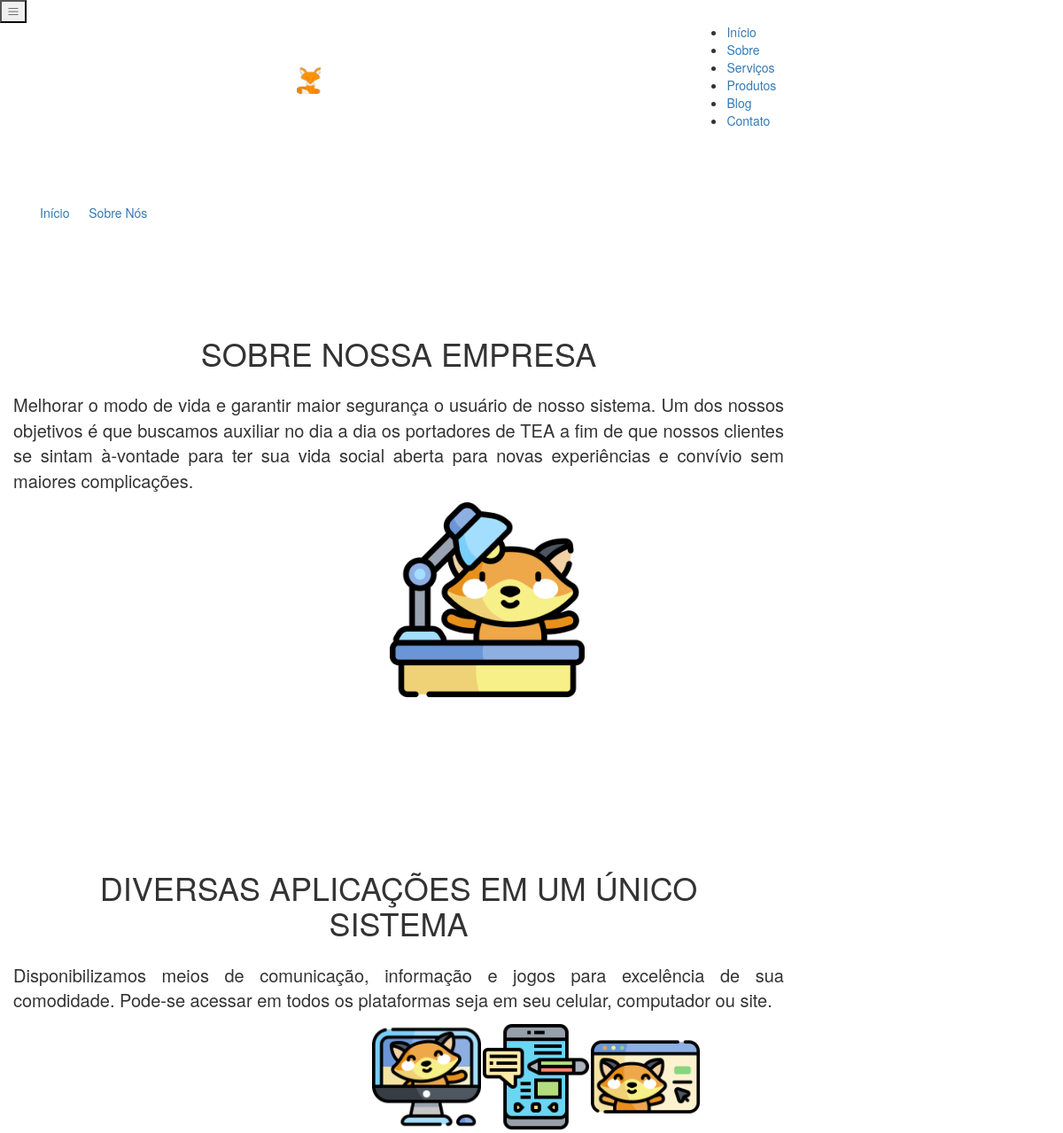
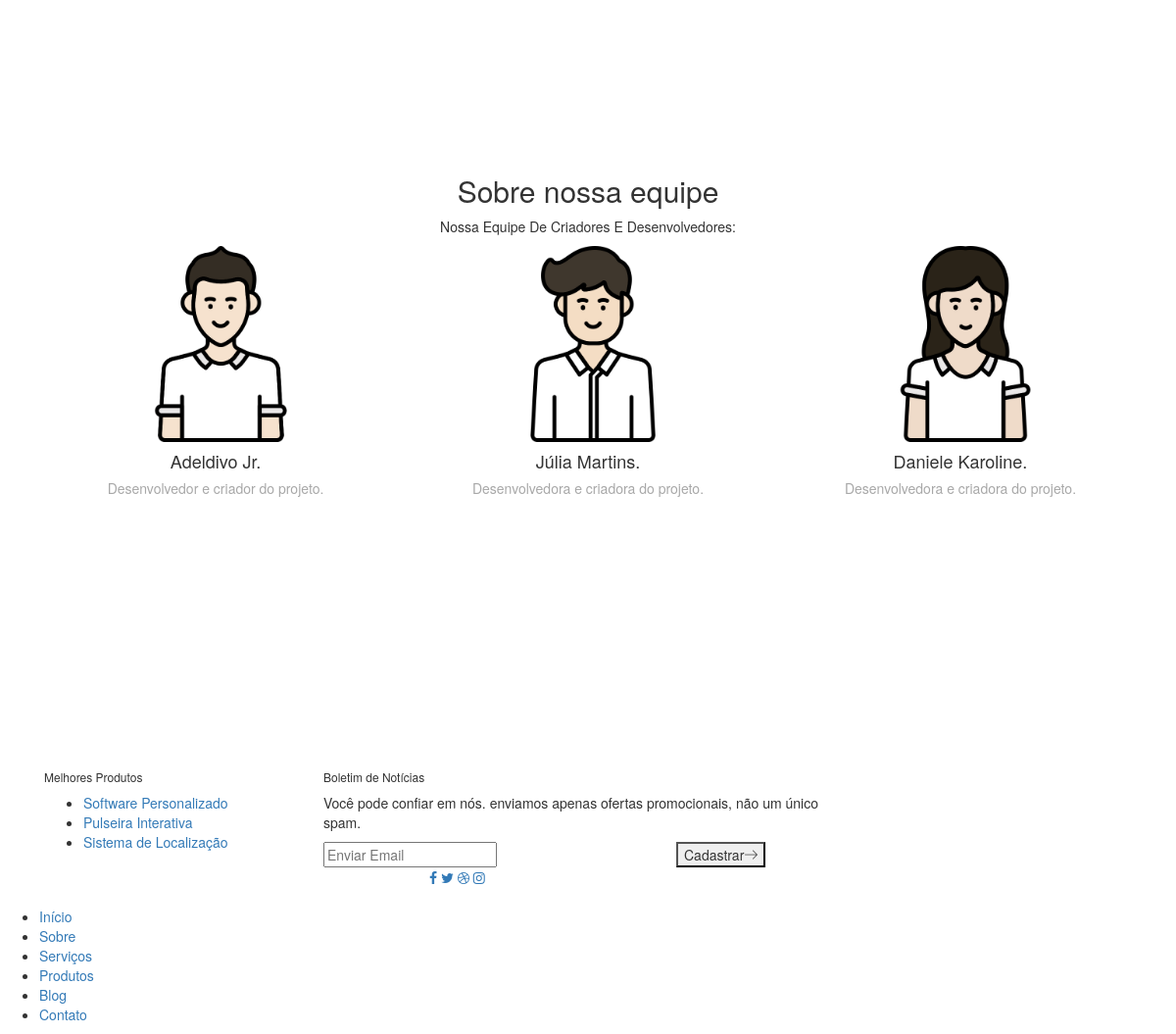
Page /about.php on the committed database (2 pictures, top to bottom).
### tables this page shows
CREATE TABLE IF NOT EXISTS `conteudo` (
  `Conteudo_Codigo` int(11) NOT NULL AUTO_INCREMENT,
  `Conteudo_Titulo` varchar(250) DEFAULT NULL,
  `Conteudo_Corpo` longtext DEFAULT NULL,
  `Conteudo_Link_Codigo` int(11) DEFAULT NULL,
  PRIMARY KEY (`Conteudo_Codigo`),
  KEY `FK_conteudo_link` (`Conteudo_Link_Codigo`),
  CONSTRAINT `FK_conteudo_link` FOREIGN KEY (`Conteudo_Link_Codigo`) REFERENCES `link` (`Link_Codigo`)
);

CREATE TABLE IF NOT EXISTS `imagem` (
  `Imagem_Codigo` int(11) NOT NULL AUTO_INCREMENT,
  `Imagem_Nome` longtext DEFAULT NULL,
  `Imagem_Conteudo_Codigo` int(11) DEFAULT NULL,
  `Imagem_Destaque` char(50) DEFAULT 'n',
  PRIMARY KEY (`Imagem_Codigo`),
  KEY `FK__conteudo` (`Imagem_Conteudo_Codigo`),
  CONSTRAINT `FK__conteudo` FOREIGN KEY (`Imagem_Conteudo_Codigo`) REFERENCES `conteudo` (`Conteudo_Codigo`)
);

### about.php (the view, shortened to what this page needs)
<?php
	include ("functions/conexao.php")
    ?>
    <!DOCTYPE html>
	<html lang="zxx" class="no-js">
		<?php
			include("head.php");
		?>
		<body>
			<?php
				include("header.php");
			?>
			<section class="banner-area relative" id="home">
				<div class="container">
					<div class="row d-flex align-items-center justify-content-center">
						<div class="about-content col-lg-12">
							<h1 class="text-white">
							</h1>
							<p class="text-white link-nav"><a href="index.php">Início</a>  <span class="lnr lnr-arrow-right"></span>  <a href="about.php"> Sobre Nós</a></p>
						</div>
					</div>
				</div>
			</section>
			<br> <br> <br> <br>
			<center>
				<?php
					$query1 = mysqli_query($conexao,"SELECT * FROM conteudo INNER JOIN imagem ON Imagem_Conteudo_Codigo = Conteudo_Codigo INNER JOIN link ON Conteudo_Link_Codigo = Link_Codigo WHERE Conteudo_Codigo = 4 AND Imagem_Codigo = 4");
					while($exibe1 = mysqli_fetch_array($query1)) {
				?>
				<div class="col-lg-9" >
					<h1 style="padding: 15px"> <?php echo $exibe1[1] ?> </h1>
					<p style="text-align: justify; font-size: 15pt;">
						<?php echo $exibe1[2] ?>
					</p>
				</div>
			</center>
			<div class="container">
				<div class="row align-items-center" style="margin-left: 380px; width:500px; ">
					<div class="col-lg-6 home-about-center">
						<img class="mx-auto d-block img-fluid" src="img/<?php echo $exibe1[5] ?> "  alt= "">
					</div>
				<?php } ?>
				</div>
			</div><br><br><br><br><br><br><br><br>
			<center>
				<?php
					$query2 = mysqli_query($conexao,"SELECT * FROM conteudo INNER JOIN imagem ON Imagem_Conteudo_Codigo = Conteudo_Codigo INNER JOIN link ON Conteudo_Link_Codigo = Link_Codigo WHERE Conteudo_Codigo = 5 LIMIT 1");
					while($exibe2 = mysqli_fetch_array($query2)) {
				?>
				<div class="col-lg-9" >
					<h1 style="padding: 15px"> <?php echo $exibe2[1] ?> </h1>
					<p style="text-align: justify; font-size: 15pt;">
					<?php echo $exibe2[2]; } ?>
					</p>
				</div>
			</center>
			<div class="container">
				<div class="row align-items-center" style="margin-left: 360px; width: 800px; ">
					<div class="col-lg-6 home-about-center">
						<table>
							<tr>
								<td>
									<img class="mx-auto d-block img-fluid" src="img/computer.png"  alt= "" width="900px" height="900px">
								</td>
								<td>
									<img class="mx-auto d-block img-fluid" src="img/phone.png"  alt= "" width="900px" height="900px">
								</td>
								<td>
									<img class="mx-auto d-block img-fluid" src="img/site.png"  alt= "" width="900px" height="900px">
								</td>
							</tr>
						</table>
					</div>
				</div>
			</div>
			<?php include("equipe.php"); ?>
			<br> <br> <br> <br><br> <br> <br> <br><br> <br> <br> <br><br>
			<?php include("footer.php");?>
		</body>
	</html>

### equipe.php
<?php
include ("functions/conexao.php")
?>
 <link href="css/bootstrap/css/bootstrap.min.css" rel="stylesheet">
 <br> <br> <br> <br> <br> <br> <br> <br>
   <div class="team-section">
		<div class="container">
			<div class="row">
				<div class="col-md-8 offset-md-2">
					<div class="section-heading">
						<?php
							$query5 = mysqli_query($conexao,"SELECT * FROM conteudo WHERE conteudo_codigo = 21;");
							while($exibe5 = mysqli_fetch_array($query5)) {
						?>
						<h2 style="text-align: center;"><?php echo $exibe5[1]?></h2>
						<p style="text-align: center;"><?php echo $exibe5[2]?></p>
					</div>
				</div>
				<?php
					$query6 = mysqli_query($conexao,"SELECT  conteudo.conteudo_codigo, conteudo.conteudo_titulo, conteudo.conteudo_corpo, imagem.imagem_codigo, imagem.imagem_nome FROM conteudo INNER JOIN imagem ON conteudo.conteudo_codigo = imagem.imagem_conteudo_codigo WHERE conteudo_link_codigo = 2 ORDER BY conteudo.conteudo_codigo DESC LIMIT 3;");
					while($exibe6 = mysqli_fetch_array($query6)) {
				?>
				<div class="col-md-4 col-sm-6 col-xs-12">
					<div class="team-item">
						<img src="img/<?php echo $exibe6[4]?>" style="widht: 200px; height: 200px; align-items: center; margin-left: 80px;" alt="">
						<div class="down-content">
							<h4 style="text-align: center;"><?php echo $exibe6[1]; ?></h4>
							<h5 style="text-align: center; color: #a8a8a8;"><?php echo $exibe6[2]; ?></h5>
						</div>
					</div>
				</div>
				<?php } }?>
            </div>
        </div>
    </div>

### footer.php (shortened to what this page needs)
<?php
include("functions/conexao.php")
?>
<footer class="footer-area section-gap" >
    <div class="container">
        <div class="row">
            <div class="col-lg-3 col-md-12">
                <div class="single-footer-widget">
                    <h6>Melhores Produtos</h6>
                    <ul class="footer-nav">
                        <?php
                            $query = mysqli_query($conexao, "SELECT Conteudo_Codigo, Conteudo_Titulo FROM conteudo WHERE Conteudo_Link_Codigo = 6 ORDER BY Conteudo_Codigo DESC LIMIT 3");
                            while($exibe = mysqli_fetch_array($query)){
                        ?>
                        <li><a href="services-details.php?ids=<?php echo $exibe[0] ?>"><?php echo $exibe[1] ?></a></li>
                        <?php } ?>
                    </ul>
                </div>
            </div>
            <div class="col-lg-6  col-md-12">
                <div class="single-footer-widget newsletter">
                    <h6>Boletim de Notícias</h6>
                    <p>Você pode confiar em nós. enviamos apenas ofertas promocionais, não um único spam.</p>
                    <div id="mc_embed_signup">
                        <form target="_blank" novalidate="true" action="https://spondonit.us12.list-manage.com/subscribe/post?u=1462626880ade1ac87bd9c93a&amp;id=92a4423d01" method="get" class="form-inline">
                            <div class="form-group row" style="width: 100%">
                                <div class="col-lg-8 col-md-12">
                                    <input name="EMAIL" placeholder="Enviar Email" onfocus="this.placeholder = ''" onblur="this.placeholder = 'Enter Email '" required="" type="email">
                                </div>
                                <div class="col-lg-4 col-md-12">
                                    <button class="nw-btn primary-btn">Cadastrar<span class="lnr lnr-arrow-right"></span></button>
                                </div>
                            </div>
                        </form>
                    </div>
                </div>
            </div>
        <div class="row footer-bottom d-flex justify-content-between">
            <p class="col-lg-8 col-sm-12 footer-text m-0 text-white">
			</p>
            <div class="col-lg-4 col-sm-12 footer-social">
                <a href="#"><i class="fa fa-facebook"></i></a>
                <a href="#"><i class="fa fa-twitter"></i></a>
                <a href="#"><i class="fa fa-dribbble"></i></a>
                <a href="#"><i class="fa fa-instagram"></i></a>
            </div>
        </div>
    </div>
</footer>

### Robotics - Doc/css/main.css (style rules this page uses)
body { background-color:#FFF; font-family: "Lato", sans-serif; font-weight: 300; font-size:16px; line-height:18px; color:#777; }
p { margin:0; }
a { color: #aa0a5f; }
a, a:hover, a:focus { text-decoration: none; outline: 0; }
h1, h2, h3, h4, h5, h6 { color: #333; margin:0; font-weight: normal; }
h1 { font-size: 28px; }
h2 { font-size: 24px; }
h5 { font-size: 16px; }
h6 { font-size: 14px; }
section p { line-height: 28px; }

### rows in the picture
conteudo: Conteudo_Titulo "SOBRE NOSSA EMPRESA", Conteudo_Corpo "Melhorar o modo de vida e garantir maior segurança o usuário de nosso sistema. Um dos nossos objetivos é que buscamos auxiliar no dia a dia os portadores de TEA a fim de que nossos clientes se sintam à-vontade para ter sua vida social aberta para novas experiências e convívio sem maiores complicações.", imagem.Imagem_Nome (picture)
conteudo: Conteudo_Titulo "DIVERSAS APLICAÇÕES EM UM ÚNICO SISTEMA", Conteudo_Corpo "Disponibilizamos meios de comunicação, informação e jogos para excelência de sua comodidade. Pode-se acessar em todos os plataformas seja em seu celular, computador ou site."
conteudo: Conteudo_Titulo "Sobre nossa equipe", Conteudo_Corpo "Nossa Equipe De Criadores E Desenvolvedores:"
imagem: Imagem_Nome (picture), Imagem_Conteudo_Codigo.Conteudo_Titulo "Adeldivo Jr.", Imagem_Conteudo_Codigo.Conteudo_Corpo "Desenvolvedor e criador do projeto."
imagem: Imagem_Nome (picture), Imagem_Conteudo_Codigo.Conteudo_Titulo "Júlia Martins.", Imagem_Conteudo_Codigo.Conteudo_Corpo "Desenvolvedora e criadora do projeto."
imagem: Imagem_Nome (picture), Imagem_Conteudo_Codigo.Conteudo_Titulo "Daniele Karoline.", Imagem_Conteudo_Codigo.Conteudo_Corpo "Desenvolvedora e criadora do projeto."
conteudo: Conteudo_Titulo "Software Personalizado"
conteudo: Conteudo_Titulo "Pulseira Interativa"
conteudo: Conteudo_Titulo "Sistema de Localização"
